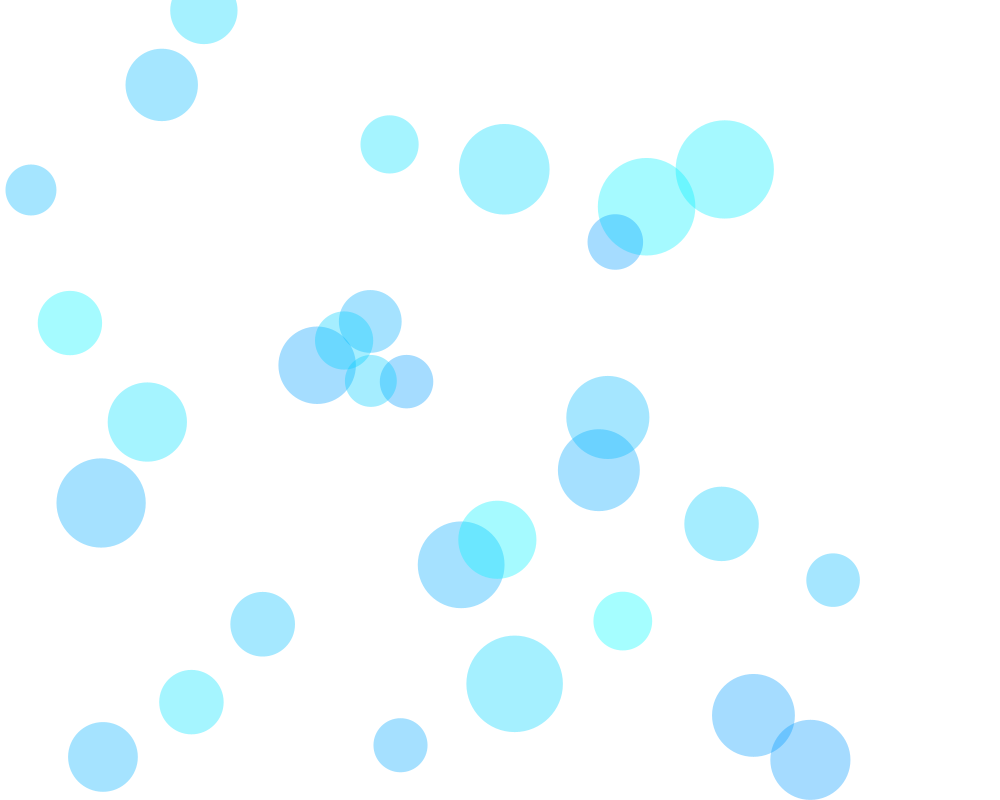
Frame 1 (no input)
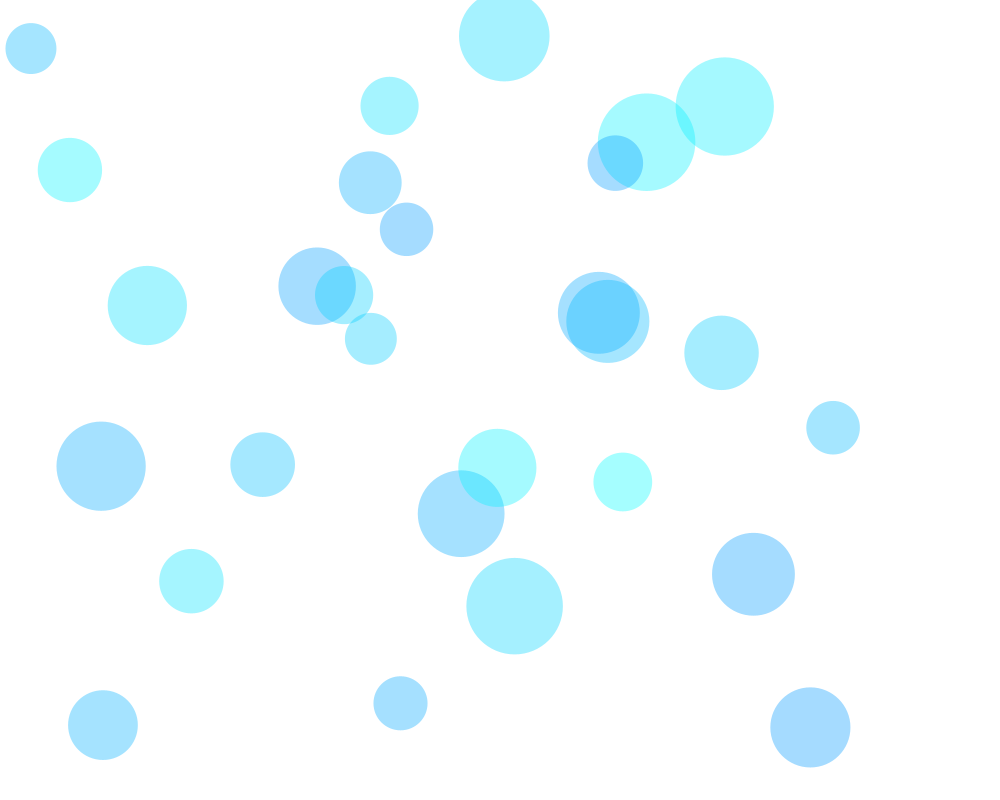
Frame 60 (the mouse pressed at the canvas centre just before this capture)
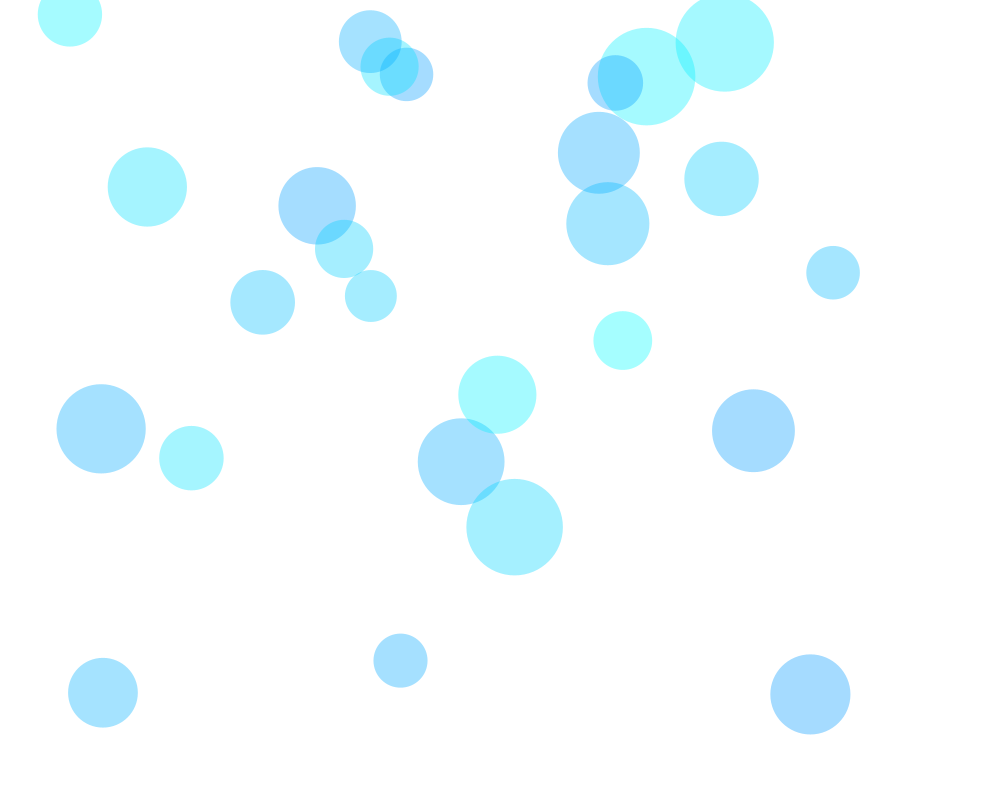
Frame 120 (the mouse held since frame 60 and released just before this capture)

The Processing sketch that drew these frames (run headless with seeded random() and noise(); from frame 60 on, the mouse is pressed at the canvas centre):

// Processing sketch: processing_34292
// ── processing_34292.pde


ColorSpot[] sp = new ColorSpot[30];

void setup() {
  size(1000,800);
  noStroke();
  smooth();
  colorMode(RGB);
  for (int i = 0; i < sp.length; i++) {
    sp[i] = new ColorSpot(
      random(width), 
      random(height), 
      random(50,100), 
      random(0.5,3), 
      color(0, random(150,255), 255,90));
  }
}

void draw() {
  background(255);
  for (int i = 0; i < sp.length; i++) {
    sp[i].move();
    sp[i].display();
  }
}


void mousePressed() {
  ellipse(mouseX, mouseY, 70,70);
}

//Spotクラスを定義
class Spot {
  //属性を定義
  float x, y, diameter, speed; // x座標, y座標, 直径, 速さ

  //コンストラクタを定義
  Spot(float _x, float _y, float _diameter, float _speed) {
    x = _x;
    y = _y;
    diameter = _diameter;
    speed = _speed;
  }

  //移動するメソッドを定義
  void move() {
    y -= speed;
    if (x > width + diameter) x = -diameter;
  }

  //表示するメソッドを定義
  void display() {
    ellipse(x, y, diameter, diameter);
  }
}

//Spotクラスを継承し、ColorSpotクラスを定義
class ColorSpot extends Spot {
  //属性を定義
  color col; // 色

  //コンストラクタを定義
  ColorSpot(float _x, float _y, float _diameter, float _speed, color _col) {
    super(_x, _y, _diameter, _speed); //親クラス(Spot)のコンストラクタを呼びだす
    col = _col;
  }

  //移動するメソッドを定義
  void move() {
    super.move(); //親クラス(Spot)のメソッドを呼びだす
  }

  //表示するメソッドを定義
  void display() {
    fill(col);
    super.display();
  }
}
